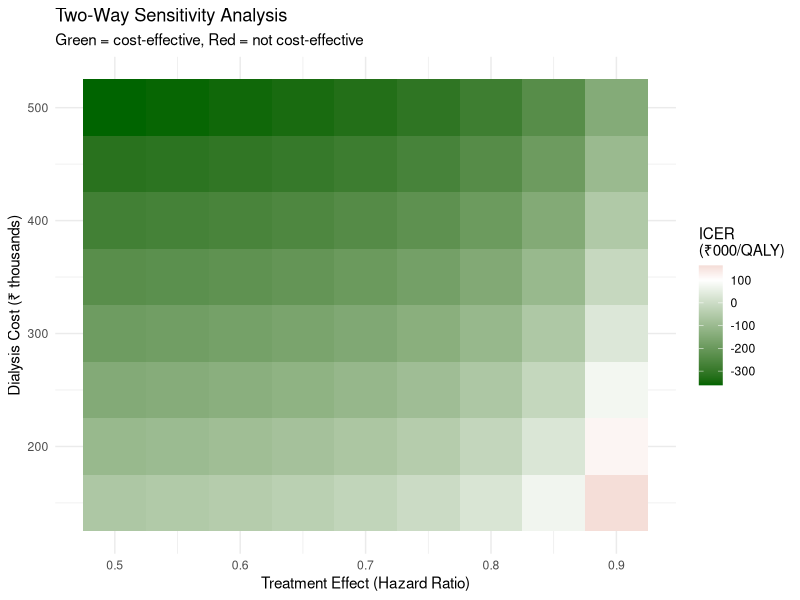

Generate this figure with R:
## ---- chunk 1
library(ggplot2)
library(knitr)

# ============================================================
# Reusable Markov simulation function
# Matches the main QMD's 4-state model exactly:
#   Early CKD → Moderate CKD → Advanced/Dialysis → Death
# ============================================================
run_markov <- function(tm, n_cohort, n_cycles, state_names,
                       costs, utilities, discount_rate,
                       initial_state = 1) {

  n_states <- length(state_names)
  trace <- matrix(0, nrow = n_cycles + 1, ncol = n_states,
                  dimnames = list(paste0("Cycle_", 0:n_cycles), state_names))
  trace[1, initial_state] <- n_cohort

  for (cycle in 1:n_cycles) {
    trace[cycle + 1, ] <- trace[cycle, ] %*% tm
  }

  trace_hcc <- (trace[1:n_cycles, ] + trace[2:(n_cycles + 1), ]) / 2
  discount_factors <- 1 / (1 + discount_rate)^(0:(n_cycles - 1))
  cycle_costs  <- trace_hcc %*% costs
  cycle_qalys  <- trace_hcc %*% utilities
  discounted_costs <- cycle_costs * discount_factors
  discounted_qalys <- cycle_qalys * discount_factors

  list(
    trace = trace,
    trace_hcc = trace_hcc,
    total_cost = sum(discounted_costs),
    total_qaly = sum(discounted_qalys),
    cycle_costs = discounted_costs,
    cycle_qalys = discounted_qalys
  )
}

# ============================================================
# BASE-CASE PARAMETERS (identical to main QMD)
# ============================================================
n_cohort <- 10000
n_cycles <- 20
discount_rate <- 0.03

state_names <- c("Early CKD", "Moderate CKD", "Advanced/Dialysis", "Death")
n_states <- 4

p_12_standard <- 0.10
p_1d_standard <- 0.02
p_23_standard <- 0.12
p_2d_standard <- 0.04
p_3d_standard <- 0.15

treatment_effect_hr <- 0.66
p_12_intervention <- 1 - (1 - p_12_standard)^treatment_effect_hr
p_23_intervention <- 1 - (1 - p_23_standard)^treatment_effect_hr
p_1d_intervention <- p_1d_standard
p_2d_intervention <- p_2d_standard
p_3d_intervention <- p_3d_standard

cost_early    <- 12000
cost_moderate <- 45000
cost_advanced <- 350000
cost_death    <- 0
cost_screening  <- 500
cost_ace_annual <- 6000

utility_early    <- 0.85
utility_moderate <- 0.72
utility_advanced <- 0.55
utility_death    <- 0.00

# Build transition matrices
tm_standard <- matrix(0, n_states, n_states, dimnames = list(state_names, state_names))
tm_standard["Early CKD", "Moderate CKD"]              <- p_12_standard
tm_standard["Early CKD", "Death"]                      <- p_1d_standard
tm_standard["Early CKD", "Early CKD"]                  <- 1 - p_12_standard - p_1d_standard
tm_standard["Moderate CKD", "Advanced/Dialysis"]       <- p_23_standard
tm_standard["Moderate CKD", "Death"]                   <- p_2d_standard
tm_standard["Moderate CKD", "Moderate CKD"]            <- 1 - p_23_standard - p_2d_standard
tm_standard["Advanced/Dialysis", "Death"]               <- p_3d_standard
tm_standard["Advanced/Dialysis", "Advanced/Dialysis"]   <- 1 - p_3d_standard
tm_standard["Death", "Death"]                           <- 1

tm_intervention <- tm_standard
tm_intervention["Early CKD", "Moderate CKD"]            <- p_12_intervention
tm_intervention["Early CKD", "Early CKD"]                <- 1 - p_12_intervention - p_1d_intervention
tm_intervention["Moderate CKD", "Advanced/Dialysis"]     <- p_23_intervention
tm_intervention["Moderate CKD", "Moderate CKD"]          <- 1 - p_23_intervention - p_2d_intervention

costs_standard     <- c(cost_early, cost_moderate, cost_advanced, cost_death)
costs_intervention <- c(cost_early + cost_ace_annual, cost_moderate + cost_ace_annual,
                        cost_advanced, cost_death)
utilities_vec      <- c(utility_early, utility_moderate, utility_advanced, utility_death)

# Base-case results
res_std <- run_markov(tm_standard, n_cohort, n_cycles, state_names,
                      costs_standard, utilities_vec, discount_rate)
res_int <- run_markov(tm_intervention, n_cohort, n_cycles, state_names,
                      costs_intervention, utilities_vec, discount_rate)
res_int$total_cost <- res_int$total_cost + n_cohort * cost_screening

icer_base <- (res_int$total_cost - res_std$total_cost) /
              (res_int$total_qaly - res_std$total_qaly)

wtp_india <- 170000
## ---- chunk 2
cat("=== R Base-Case Results (per patient) ===\n\n")
cat("Standard Care:\n")
cat("  Cost:  ₹", format(round(res_std$total_cost / n_cohort), big.mark = ","), "\n")
cat("  QALYs: ", round(res_std$total_qaly / n_cohort, 4), "\n\n")
cat("Screening + ACE-inhibitor:\n")
cat("  Cost:  ₹", format(round(res_int$total_cost / n_cohort), big.mark = ","), "\n")
cat("  QALYs: ", round(res_int$total_qaly / n_cohort, 4), "\n\n")
cat("ICER: ₹", format(round(icer_base), big.mark = ","), "/QALY\n")
## ---- chunk 3
# 10-year horizon
res_std_10 <- run_markov(tm_standard, n_cohort, 10, state_names,
                         costs_standard, utilities_vec, discount_rate)
res_int_10 <- run_markov(tm_intervention, n_cohort, 10, state_names,
                         costs_intervention, utilities_vec, discount_rate)
res_int_10$total_cost <- res_int_10$total_cost + n_cohort * cost_screening

icer_10 <- (res_int_10$total_cost - res_std_10$total_cost) /
            (res_int_10$total_qaly - res_std_10$total_qaly)

cat("10-year ICER: ₹", format(round(icer_10), big.mark = ","), "/QALY\n")
cat("20-year ICER: ₹", format(round(icer_base), big.mark = ","), "/QALY\n")
cat("Difference:   ", round((icer_10 / icer_base - 1) * 100, 1), "% higher with shorter horizon\n")
## ---- chunk 4
# Weaker treatment: HR = 0.80
hr_weak <- 0.80
p_12_weak <- 1 - (1 - p_12_standard)^hr_weak
p_23_weak <- 1 - (1 - p_23_standard)^hr_weak

tm_int_weak <- tm_standard
tm_int_weak["Early CKD", "Moderate CKD"]          <- p_12_weak
tm_int_weak["Early CKD", "Early CKD"]              <- 1 - p_12_weak - p_1d_standard
tm_int_weak["Moderate CKD", "Advanced/Dialysis"]   <- p_23_weak
tm_int_weak["Moderate CKD", "Moderate CKD"]        <- 1 - p_23_weak - p_2d_standard

res_std_w <- run_markov(tm_standard, n_cohort, n_cycles, state_names,
                        costs_standard, utilities_vec, discount_rate)
res_int_w <- run_markov(tm_int_weak, n_cohort, n_cycles, state_names,
                        costs_intervention, utilities_vec, discount_rate)
res_int_w$total_cost <- res_int_w$total_cost + n_cohort * cost_screening

icer_weak <- (res_int_w$total_cost - res_std_w$total_cost) /
              (res_int_w$total_qaly - res_std_w$total_qaly)

cat("HR = 0.80 ICER: ₹", format(round(icer_weak), big.mark = ","), "/QALY\n")
cat("HR = 0.66 ICER: ₹", format(round(icer_base), big.mark = ","), "/QALY\n")
cat("Difference:     ", round((icer_weak / icer_base - 1) * 100, 1), "% higher\n\n")

cat("Cost-effectiveness at WTP = ₹", format(wtp_india, big.mark = ","), "/QALY:\n")
cat("  HR = 0.80: ", ifelse(icer_weak < wtp_india, "Cost-effective", "NOT cost-effective"), "\n")
cat("  HR = 0.66: ", ifelse(icer_base < wtp_india, "Cost-effective", "NOT cost-effective"), "\n")
## ---- chunk 5
dialysis_costs <- c(150000, 250000, 350000, 500000)
icer_results <- numeric(length(dialysis_costs))

for (i in seq_along(dialysis_costs)) {
  costs_std_sa <- c(cost_early, cost_moderate, dialysis_costs[i], cost_death)
  costs_int_sa <- c(cost_early + cost_ace_annual, cost_moderate + cost_ace_annual,
                    dialysis_costs[i], cost_death)

  r_std <- run_markov(tm_standard, n_cohort, n_cycles, state_names,
                      costs_std_sa, utilities_vec, discount_rate)
  r_int <- run_markov(tm_intervention, n_cohort, n_cycles, state_names,
                      costs_int_sa, utilities_vec, discount_rate)
  r_int$total_cost <- r_int$total_cost + n_cohort * cost_screening

  icer_results[i] <- (r_int$total_cost - r_std$total_cost) /
                       (r_int$total_qaly - r_std$total_qaly)
}

results_table <- data.frame(
  Scenario = c("Public (₹1,50,000)", "Mid-range (₹2,50,000)",
               "Baseline (₹3,50,000)", "Private (₹5,00,000)"),
  `Dialysis Cost` = paste0("₹", format(dialysis_costs, big.mark = ",")),
  ICER = paste0("₹", format(round(icer_results), big.mark = ",")),
  Verdict = ifelse(icer_results < 0, "DOMINANT",
            ifelse(icer_results < wtp_india, "Cost-effective", "Not cost-effective")),
  check.names = FALSE
)

kable(results_table, align = "lrrl")
## ---- chunk 6
treatment_hrs <- seq(0.5, 0.9, by = 0.05)
dialysis_costs <- seq(150000, 500000, by = 50000)

df_sa <- expand.grid(treatment_hr = treatment_hrs, dialysis_cost = dialysis_costs)
df_sa$icer <- NA

for (i in 1:nrow(df_sa)) {
  hr <- df_sa$treatment_hr[i]
  cost_dial <- df_sa$dialysis_cost[i]

  p12_sa <- 1 - (1 - p_12_standard)^hr
  p23_sa <- 1 - (1 - p_23_standard)^hr

  tm_int_sa <- tm_standard
  tm_int_sa["Early CKD", "Moderate CKD"]          <- p12_sa
  tm_int_sa["Early CKD", "Early CKD"]              <- 1 - p12_sa - p_1d_standard
  tm_int_sa["Moderate CKD", "Advanced/Dialysis"]   <- p23_sa
  tm_int_sa["Moderate CKD", "Moderate CKD"]        <- 1 - p23_sa - p_2d_standard

  costs_std_sa <- c(cost_early, cost_moderate, cost_dial, cost_death)
  costs_int_sa <- c(cost_early + cost_ace_annual, cost_moderate + cost_ace_annual,
                    cost_dial, cost_death)

  r_std <- run_markov(tm_standard, n_cohort, n_cycles, state_names,
                      costs_std_sa, utilities_vec, discount_rate)
  r_int <- run_markov(tm_int_sa, n_cohort, n_cycles, state_names,
                      costs_int_sa, utilities_vec, discount_rate)
  r_int$total_cost <- r_int$total_cost + n_cohort * cost_screening

  df_sa$icer[i] <- (r_int$total_cost - r_std$total_cost) /
                    (r_int$total_qaly - r_std$total_qaly)
}

# Heatmap
ggplot(df_sa, aes(x = treatment_hr, y = dialysis_cost / 1000, fill = icer / 1000)) +
  geom_tile() +
  scale_fill_gradient2(low = "darkgreen", mid = "white", high = "darkred",
                       midpoint = 100, name = "ICER\n(₹000/QALY)") +
  labs(x = "Treatment Effect (Hazard Ratio)",
       y = "Dialysis Cost (₹ thousands)",
       title = "Two-Way Sensitivity Analysis",
       subtitle = "Green = cost-effective, Red = not cost-effective") +
  theme_minimal()

# Parameter importance
cat("\n--- Parameter Space Summary ---\n")
cat("Dominant (cost-saving):        ", sum(df_sa$icer < 0, na.rm = TRUE),
    "of", nrow(df_sa), "scenarios\n")
cat("Cost-effective (<₹1,70,000):   ", sum(df_sa$icer >= 0 & df_sa$icer < wtp_india, na.rm = TRUE),
    "of", nrow(df_sa), "scenarios\n")
cat("Not cost-effective:            ", sum(df_sa$icer >= wtp_india, na.rm = TRUE),
    "of", nrow(df_sa), "scenarios\n")
